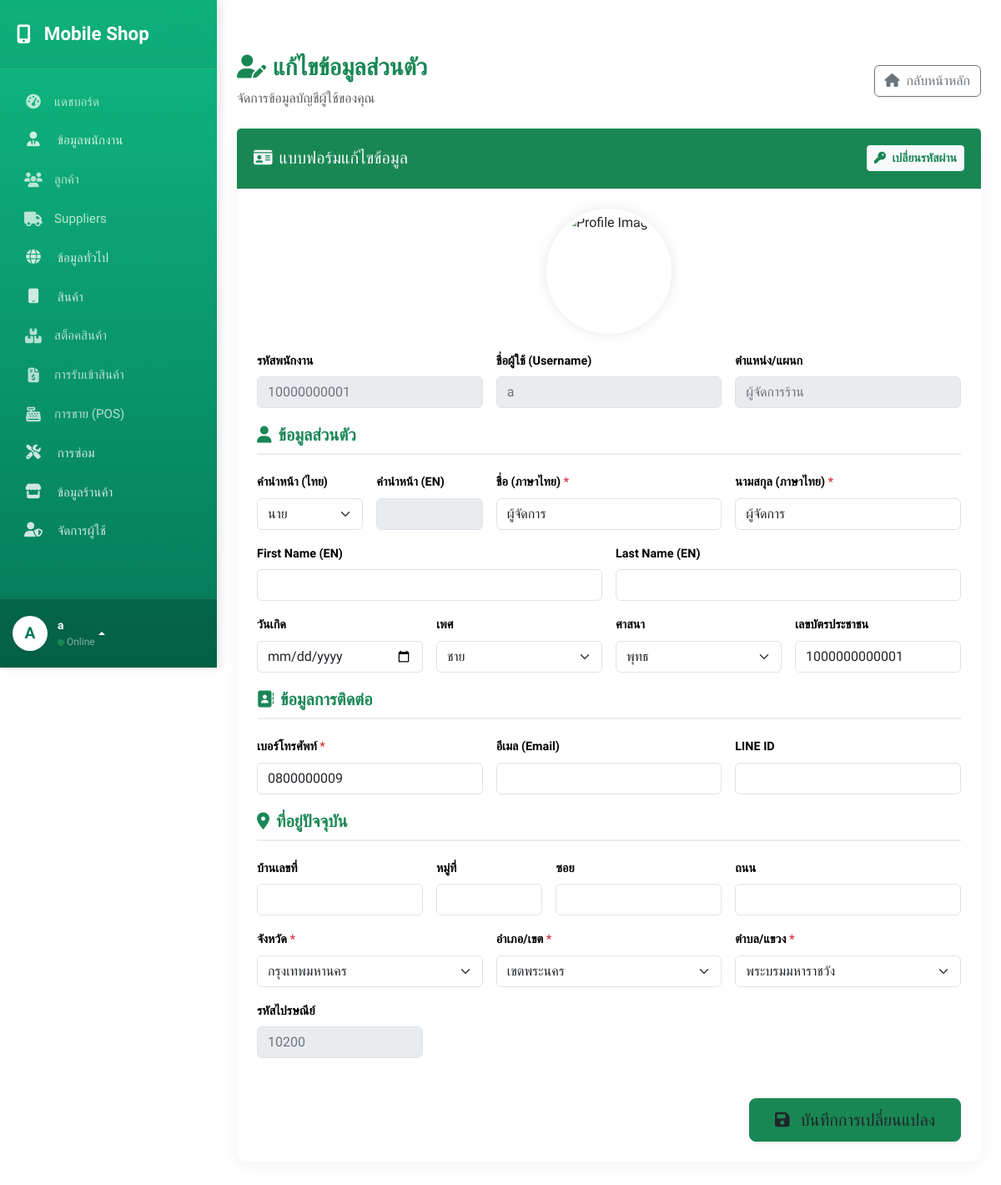
The app's page /profile/change_profile.php (signed in) with its own data.
### tables this page shows
CREATE TABLE `employees` (
  `emp_id` int(6) NOT NULL,
  `emp_code` varchar(20) NOT NULL,
  `emp_national_id` varchar(20) NOT NULL,
  `firstname_th` varchar(30) NOT NULL,
  `lastname_th` varchar(30) NOT NULL,
  `firstname_en` varchar(30) DEFAULT NULL,
  `lastname_en` varchar(30) DEFAULT NULL,
  `emp_phone_no` varchar(20) NOT NULL,
  `emp_email` varchar(75) DEFAULT NULL,
  `emp_line_id` varchar(30) DEFAULT NULL,
  `emp_birthday` date DEFAULT NULL,
  `create_at` datetime NOT NULL DEFAULT current_timestamp(),
  `update_at` datetime NOT NULL DEFAULT current_timestamp(),
  `emp_gender` enum('Male','Female') NOT NULL,
  `emp_status` enum('Active','Resigned') NOT NULL,
  `prefixs_prefix_id` int(6) NOT NULL,
  `Addresses_address_id` int(6) NOT NULL,
  `religions_religion_id` int(2) NOT NULL,
  `departments_dept_id` int(11) NOT NULL,
  `branches_branch_id` int(3) NOT NULL,
  `users_user_id` int(6) DEFAULT NULL COMMENT 'FK อ้างอิงตาราง users',
  `emp_image` varchar(255) DEFAULT NULL COMMENT 'ชื่อไฟล์รูปโปรไฟล์'
);

CREATE TABLE `users` (
  `user_id` int(6) NOT NULL,
  `username` varchar(50) NOT NULL,
  `password` varchar(255) NOT NULL,
  `user_status` enum('Active','Inactive') NOT NULL,
  `create_at` datetime NOT NULL DEFAULT current_timestamp(),
  `update_at` datetime NOT NULL DEFAULT current_timestamp()
);

CREATE TABLE `departments` (
  `dept_id` int(4) NOT NULL,
  `shop_info_shop_id` int(3) NOT NULL,
  `dept_name` varchar(50) NOT NULL,
  `dept_desc` varchar(100) DEFAULT NULL,
  `create_at` datetime NOT NULL DEFAULT current_timestamp(),
  `update_at` datetime NOT NULL DEFAULT current_timestamp()
);

CREATE TABLE `religions` (
  `religion_id` int(2) NOT NULL,
  `religion_name_th` varchar(30) NOT NULL,
  `religion_name_en` varchar(30) DEFAULT NULL,
  `is_active` tinyint(1) NOT NULL DEFAULT 1 COMMENT 'สถานะ (1=ใช้งาน, 0=ไม่ใช้งาน)'
);

CREATE TABLE `subdistricts` (
  `subdistrict_id` int(6) NOT NULL,
  `subdistrict_name_th` varchar(50) NOT NULL,
  `subdistrict_name_en` varchar(50) DEFAULT NULL,
  `zip_code` varchar(5) NOT NULL,
  `districts_district_id` int(4) NOT NULL
);

### profile/change_profile.php (the view, shortened to what the rows shown need)
<?php
require '../config/config.php';
$user_id = $_SESSION['user_id'];
$sql = "SELECT e.*, u.username,
               d.dept_name, b.branch_name,
               a.address_id, a.home_no, a.moo, a.soi, a.road,
               sd.subdistrict_id, dist.district_id, pv.province_id, sd.zip_code,
               p.prefix_th, p.prefix_en
        FROM employees e
        JOIN users u ON e.users_user_id = u.user_id
        LEFT JOIN prefixs p ON e.prefixs_prefix_id = p.prefix_id
        LEFT JOIN departments d ON e.departments_dept_id = d.dept_id
        LEFT JOIN branches b ON e.branches_branch_id = b.branch_id
        LEFT JOIN addresses a ON e.Addresses_address_id = a.address_id
        LEFT JOIN subdistricts sd ON a.subdistricts_subdistrict_id = sd.subdistrict_id
        LEFT JOIN districts dist ON sd.districts_district_id = dist.district_id
        LEFT JOIN provinces pv ON dist.provinces_province_id = pv.province_id
        WHERE e.users_user_id = $user_id";
$user_data = mysqli_fetch_assoc(mysqli_query($conn, $sql));
$religions = mysqli_query($conn, "SELECT * FROM religions");
?>
<!DOCTYPE html>
<html lang="th">
<head>
    <link href="https://cdn.jsdelivr.net/npm/bootstrap@5.3.3/dist/css/bootstrap.min.css" rel="stylesheet">
    <link href="https://cdnjs.cloudflare.com/ajax/libs/font-awesome/6.5.1/css/all.min.css" rel="stylesheet">
</head>
<body>
    <div class="d-flex" id="wrapper">
        <div class="main-content w-100">
            <div class="container-fluid py-4">
                <div class="container">
                    <div class="card card-custom">
                        <div class="card-body p-4">
                            <form method="POST">
                                <div class="row g-3">
                                    <div class="col-md-4">
                                        <label class="form-label">รหัสพนักงาน</label>
                                        <input type="text" class="form-control readonly-input" value="<?= $user_data['emp_code'] ?>" readonly>
                                    </div>
                                    <div class="col-md-4">
                                        <label class="form-label">ชื่อผู้ใช้ (Username)</label>
                                        <input type="text" class="form-control readonly-input" value="<?= $user_data['username'] ?>" readonly>
                                    </div>
                                    <div class="col-md-4">
                                        <label class="form-label">ตำแหน่ง/แผนก</label>
                                        <input type="text" class="form-control readonly-input" value="<?= $user_data['dept_name'] ?? '-' ?>" readonly>
                                    </div>
                                </div>
                                <div class="row g-3">
                                    <div class="col-md-4">
                                        <label class="form-label">ชื่อ (ภาษาไทย) <span class="text-danger">*</span></label>
                                        <input type="text" name="firstname_th" class="form-control" value="<?= $user_data['firstname_th'] ?>" required>
                                    </div>
                                    <div class="col-md-4">
                                        <label class="form-label">นามสกุล (ภาษาไทย) <span class="text-danger">*</span></label>
                                        <input type="text" name="lastname_th" class="form-control" value="<?= $user_data['lastname_th'] ?>" required>
                                    </div>
                                    <div class="col-md-3">
                                        <label class="form-label">เพศ</label>
                                        <select name="emp_gender" class="form-select">
                                            <option value="Male" <?= $user_data['emp_gender'] == 'Male' ? 'selected' : '' ?>>ชาย</option>
                                        </select>
                                    </div>
                                    <div class="col-md-3">
                                        <label class="form-label">ศาสนา</label>
                                        <select name="religion_id" class="form-select">
                                            <?php foreach ($religions as $r): ?>
                                                <option value="<?= $r['religion_id'] ?>" <?= $r['religion_id'] == $user_data['religions_religion_id'] ? 'selected' : '' ?>>
                                                    <?= $r['religion_name_th'] ?>
                                                </option>
                                            <?php endforeach; ?>
                                        </select>
                                    </div>
                                    <div class="col-md-3">
                                        <label class="form-label">เลขบัตรประชาชน</label>
                                        <input type="text" name="emp_national_id" id="emp_national_id" class="form-control"
                                            value="<?= $user_data['emp_national_id'] ?>" maxlength="13">
                                    </div>
                                </div>
                                <div class="row g-3">
                                    <div class="col-md-4">
                                        <label class="form-label">เบอร์โทรศัพท์ <span class="text-danger">*</span></label>
                                        <input type="text" name="emp_phone_no" id="emp_phone_no" class="form-control"
                                            value="<?= $user_data['emp_phone_no'] ?>" maxlength="10" required>
                                    </div>
                                </div>
                                <div class="row g-3">
                                    <div class="col-md-3">
                                        <label class="form-label">รหัสไปรษณีย์</label>
                                        <input type="text" id="zipcode" class="form-control readonly-input" value="<?= $user_data['zip_code'] ?>" readonly>
                                    </div>
                                </div>
                            </form>
                        </div>
                    </div>
                </div>
            </div>
        </div>
    </div>
</body>
</html>

### records on screen
employees: emp_code "10000000001", username "a", dept_name "ผู้จัดการร้าน", firstname_th "ผู้จัดการ", lastname_th "ผู้จัดการ", emp_gender "ชาย", religion_id "พุทธ", emp_national_id "1000000000001", emp_phone_no "0800000009", zip_code "10200"

### other values on screen
$user_avatar_char "A"
$sidebar_username "a"
form field prefix_id "นาย"
form field value "กรุงเทพมหานคร"
form field value "เขตพระนคร"
form field subdistrict_id "พระบรมมหาราชวัง"
